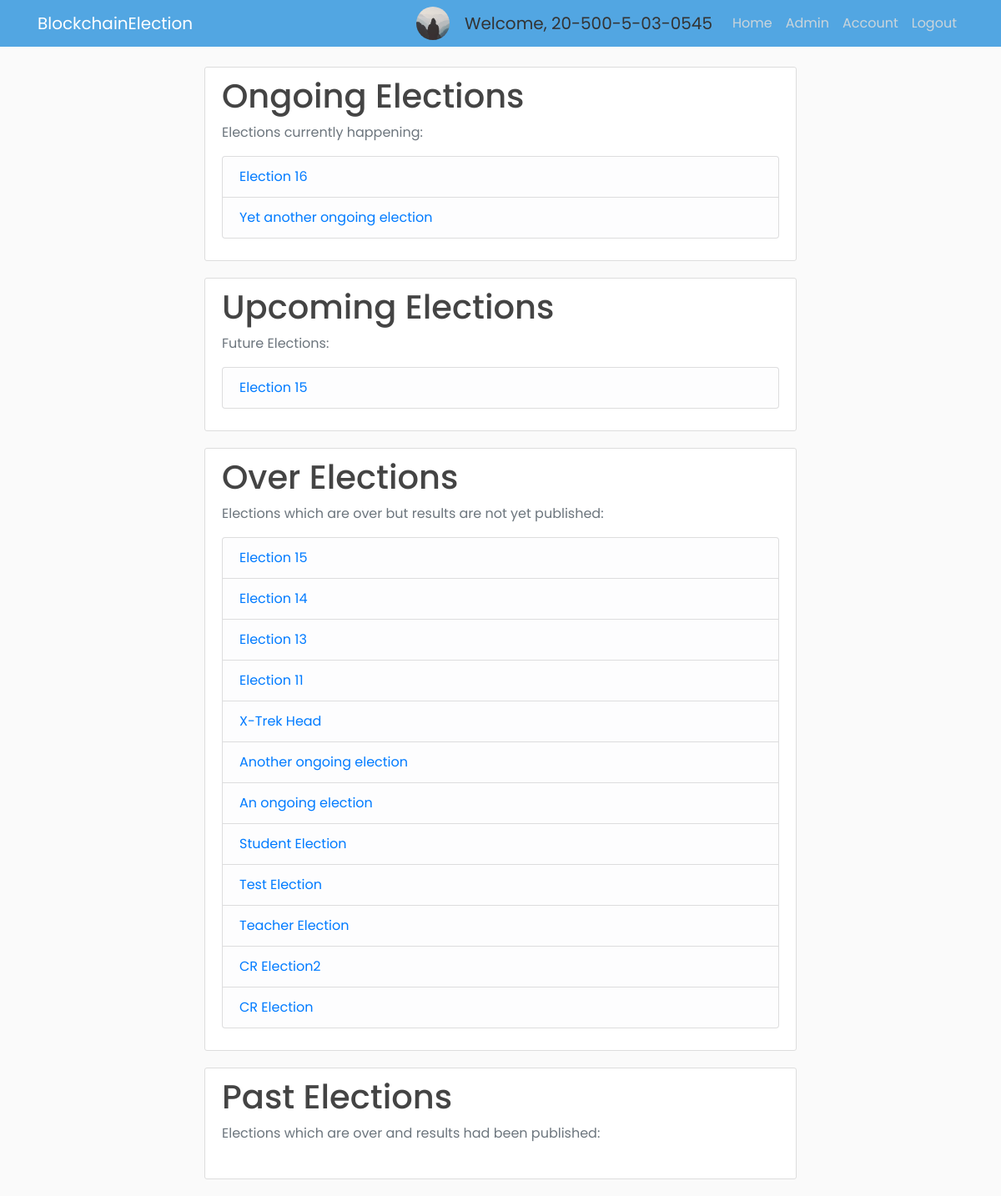
/home (signed in), run on the app's committed database.
### app/models.py (models this page shows, shortened)
class Voter(db.Model, UserMixin):
    id = db.Column(db.Integer, primary_key=True)
    cin = db.Column(db.String(30), unique=True, nullable=False)
    name = db.Column(db.String(255), nullable=False)
    email = db.Column(db.String(30), unique=True, nullable=False)
    dept = db.Column(db.String(4), db.ForeignKey('department.dept_code'), nullable=False)
    imagefile = db.Column(db.String(20), nullable=False, default='default.jpg')
    password = db.Column(db.String(60), nullable=False)
    join_year = db.Column(db.Integer, nullable=False, default=2016)
    is_admin = db.Column(db.Boolean, default=False, nullable=False)

class Election(db.Model):
    election_id = db.Column(db.String(5), primary_key=True, nullable=False)
    election_title = db.Column(db.String(255), nullable=False)
    create_date = db.Column(db.DateTime, nullable=False, default=datetime.utcnow)
    start_date = db.Column(db.DateTime, nullable=False, default=datetime.utcnow)
    end_date = db.Column(db.DateTime, db.CheckConstraint("end_date > start_date"), nullable=False)
    public_key = db.Column(db.String(255), nullable=False, unique=True)
    max_attempt = db.Column(db.Integer, nullable=False, default=3)
    election_state = db.Column(db.String(30), db.CheckConstraint("election_state in ('upcoming', 'ongoing', 'over', 'counting_finished','past')"))
    results_published = db.Column(db.Boolean, nullable=False, default=False)

### app/routes.py (the view)
@app.route("/home")
def home():
    elections = elections = Election.query.order_by(Election.start_date.desc()).all()
    election_util.update_election_state()
    return render_template("home.html", elections=elections)

### app/election_util.py (called while the page is built)
def update_election_state():
    elections = Election.query.all()
    for election in elections:
        if election.election_state == 'counting_finished':
            continue
        elif election.start_date <= datetime.now() <= election.end_date:
            election.election_state = 'ongoing'
        elif datetime.now() < election.start_date:
            election.election_state = 'upcoming'
        elif datetime.now() > election.end_date and election.results_published == False:
            election.election_state = 'over'
        elif datetime.now() > election.end_date and election.results_published == True:
            election.election_state = 'past'
    db.session.commit()

### app/models.py (called while the page is built)
@login_manager.user_loader
def load_user(user_id):
    return Voter.query.get(int(user_id))

### app/templates/home.html (shortened to what this page needs)
{% extends "home_base.html" %}
{% block content %}
{% include 'ongoing_elections.html' %}
{% include 'upcoming_elections.html' %}
{% include 'over_elections.html' %}
{% include 'past_elections.html' %}
{% endblock content %}

### app/templates/navbar.html (shortened to what this page needs)
<header class="site-header">
  <nav class="navbar navbar-expand-md navbar-dark bg-steel fixed-top">
    <div class="container">
      <a class="navbar-brand mr-4" href="{{ url_for('home') }}">BlockchainElection</a>
      <div class="collapse navbar-collapse" id="navbarToggle">
        <div class="navbar-nav ml-auto">
          {% if current_user.is_admin %}
          <img class="rounded-circle account-img-small" src="/static/profile_pics/{{ current_user.imagefile }}">
          <a class="navbar-brand disabled ml-2" style="cursor: default;">Welcome, {{ current_user.cin }}</a>
          <a class="nav-item nav-link" href="{{ url_for('home') }}">Home</a>
          <a class="nav-item nav-link" href="{{ url_for('admin') }}">Admin</a>
          <a class="nav-item nav-link" href="{{ url_for('account') }}">Account</a>
          <a class="nav-item nav-link" href="{{ url_for('logout') }}">Logout</a>
          {% else %}
            <a class="nav-item nav-link" href="{{ url_for('login') }}">Login</a>
            <a class="nav-item nav-link" href="{{ url_for('register') }}">Register</a>
          {% endif %}
        </div>
      </div>
    </div>
  </nav>
</header>

### app/templates/ongoing_elections.html
{% block ongoing_elections %}
<div class="content-section">
  <h1>Ongoing Elections</h1>
  <p class='text-muted'>Elections currently happening:
  <ul class="list-group">
      {% for election in elections %}
          {% if election.election_state == 'ongoing' %}
              <li class="list-group-item list-group-item-light"><a href="{{ url_for('view_election', id=election.election_id) }}">{{ election.election_title }}</a></li>
          {% endif %}
      {% endfor %}
  </ul>
  </p>
</div>
{% endblock ongoing_elections %}

### app/templates/upcoming_elections.html
{% block upcoming_elections %}
<div class="content-section">
  <h1>Upcoming Elections</h1>
  <p class='text-muted'>Future Elections:
  <ul class="list-group">
      {% for election in elections %}
          {% if election.election_state == 'upcoming' %}
              <li class="list-group-item list-group-item-light"><a href="{{ url_for('view_election', id=election.election_id) }}">{{ election.election_title }}</a></li>
          {% endif %}
      {% endfor %}
  </ul>
  </p>
</div>
{% endblock upcoming_elections %}

### app/templates/over_elections.html
{% block over_elections %}
<div class="content-section">
  <h1>Over Elections</h1>
  <p class='text-muted'>Elections which are over but results are not yet published:
  <ul class="list-group">
    {% for election in elections %}
      {% if election.election_state == 'over' or election.election_state == 'counting_finished' %}
          <li class="list-group-item list-group-item-light"><a href="{{ url_for('view_election', id=election.election_id) }}">{{ election.election_title }}</a></li>
      {% endif %}
    {% endfor %}
  </ul>
  </p>
</div>
{% endblock over_elections %}

### app/static/main.css (style rules this page uses)
body { background: #fafafa; color: #333333; margin-top: 5rem; font-family: "Poppins", sans-serif; }
h1, h2, h3, h4, h5, h6 { color: #444444; }
.bg-steel { background-color: #52a6e2; }
.site-header .navbar-nav .nav-link { color: #cbd5db; }
.content-section { background: #ffffff; padding: 10px 20px; border: 1px solid #dddddd; border-radius: 3px; margin-bottom: 20px; }
.account-img-small { height: 40px; width: 40px; margin-right: 10px; }

### data on the page
Voter: imagefile (placeholder picture), cin "20-500-5-03-0545"
Election: election_title "Election 16"
Election: election_title "Yet another ongoing election"
Election: election_title "Election 15"
Election: election_title "Election 15"
Election: election_title "Election 14"
Election: election_title "Election 13"
Election: election_title "Election 11"
Election: election_title "X-Trek Head"
Election: election_title "Another ongoing election"
Election: election_title "An ongoing election"
Election: election_title "Student Election"
Election: election_title "Test Election"
Election: election_title "Teacher Election"
Election: election_title "CR Election2"
Election: election_title "CR Election"
